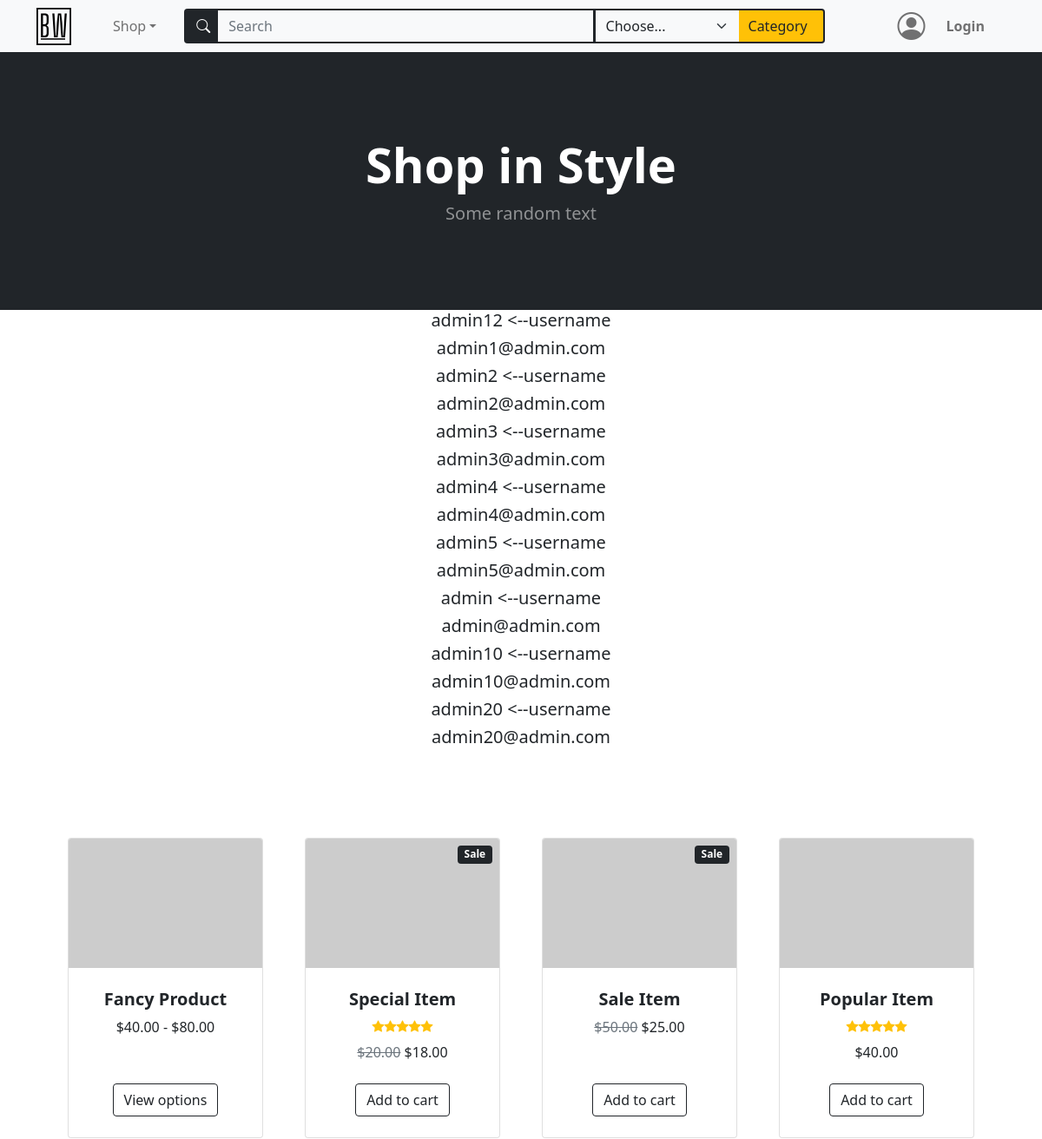
Page /home (upper part) on the earlier database version.
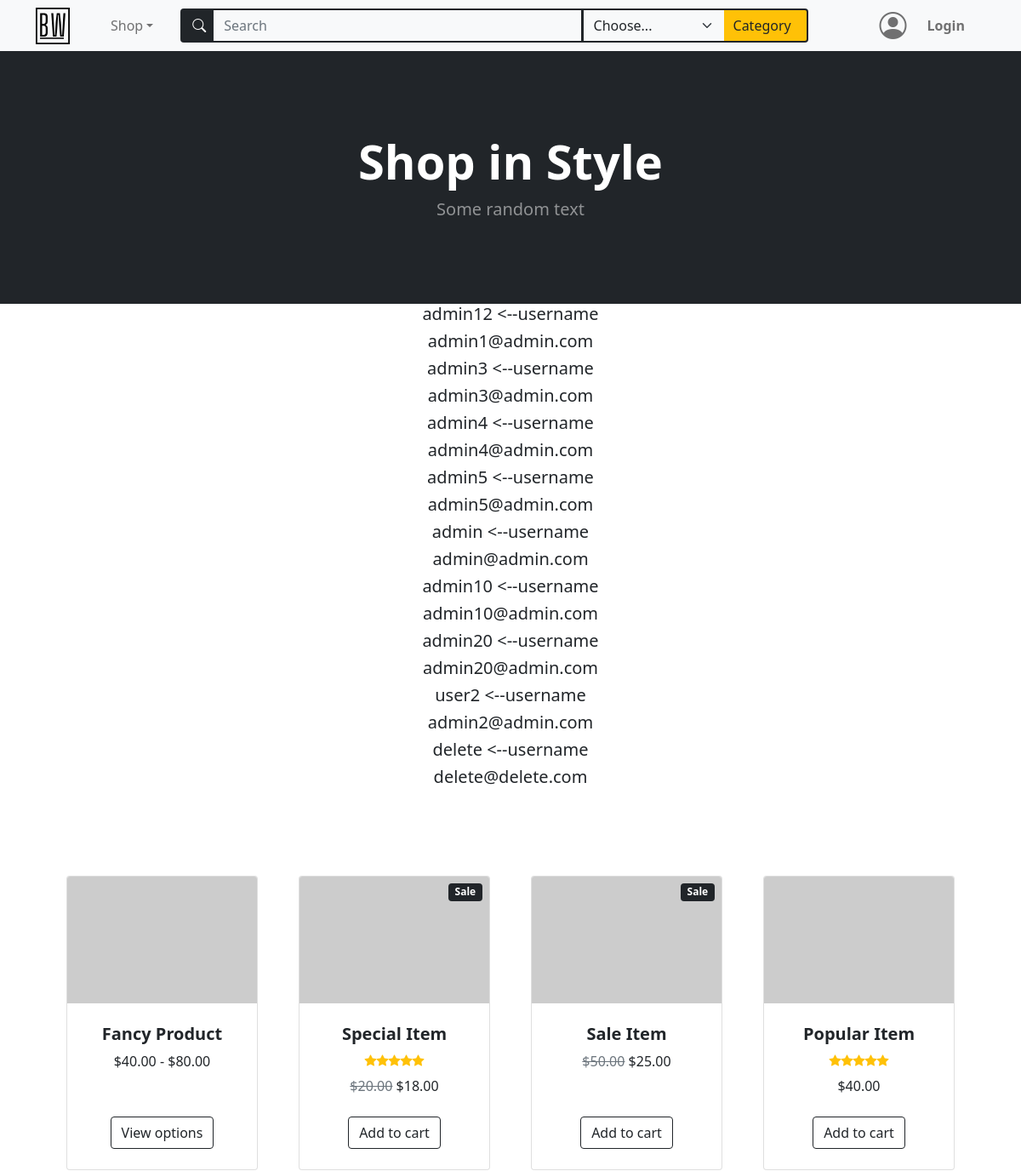
Same page on the later database version.
### models.py (models this page shows)
class BaseModel(db_wrapper.Model):
    class Meta:
        database = db

class User(BaseModel, UserMixin):
    first_name = CharField(index=True, max_length=30, null=True)
    last_name = CharField(max_length=120, null=True)
    address = CharField(max_length=200, null=True)
    city = CharField(max_length=50, null=True)
    country = CharField(max_length=50, null=True)
    cc_number = IntegerField(unique=True, null=True)
    username = CharField(index=True, max_length=30, unique=True)
    email = CharField(index=True, max_length=50, unique=True)
    password = CharField(max_length=20)

### routes.py (the view)
@app.route("/", methods=["GET", "POST"])
@app.route("/home", methods=["GET", "POST"])
def home():
    users = User.select()
    products = Product.select().order_by(Product.id.desc())
    login_form = LoginForm()
    register_form = RegistrationForm()
    search_form = SearchForm()
    return render_template(
        "index.html",
        title="Home",
        users=users,
        products=products,
        login_form=login_form,
        register_form=register_form,
        search_form=search_form,
    )

### forms.py (shortened to what this page needs)
class LoginForm(FlaskForm):
    email = StringField(
        "Email", validators=[InputRequired(), Length(min=5, max=50), Email()]
    )
    password = PasswordField("Your Password", validators=[InputRequired()])
    login = SubmitField("Login!")

class RegistrationForm(FlaskForm):
    username = StringField(
        "Username",
        validators=[InputRequired(), Length(min=5, max=30)],
    )
    email = StringField(
        "Email", validators=[InputRequired(), Length(min=5, max=50), Email()]
    )
    password = PasswordField(
        "Set Password",
        validators=[
            InputRequired(),
            EqualTo(
                "password_confirm", message="Password must be identical in both inputs"
            ),
            Length(min=5, max=20),
        ],
    )
    password_confirm = PasswordField("Confirm Password")
    submit = SubmitField("Sign Up")

### templates/index.html (shortened to what this page needs)
{% extends "base.html" %} {% block content %} {% for user in users %}
<div class="text-center">
  <h5>{{user.username}} <span><--username</span></h5>
  <h5>{{user.email}}</h5>
</div>
{% endfor %}
<section class="py-5">
  <div class="container px-4 px-lg-5 mt-5">
    <div
      class="
        row
        gx-4 gx-lg-5
        row-cols-2 row-cols-md-3 row-cols-xl-4
        justify-content-center
      "
    >
      <div class="col mb-5">
        <div class="card h-100">
          <img
            class="card-img-top"
            src="https://dummyimage.com/450x300/dee2e6/6c757d.jpg"
            alt="..."
          />
          <div class="card-body p-4">
            <div class="text-center">
              <h5 class="fw-bolder">Fancy Product</h5>
              $40.00 - $80.00
            </div>
          </div>
          <div class="card-footer p-4 pt-0 border-top-0 bg-transparent">
            <div class="text-center">
              <a class="btn btn-outline-dark mt-auto" href="#">View options</a>
            </div>
          </div>
        </div>
      </div>
      <div class="col mb-5">
        <div class="card h-100">
          <div
            class="badge bg-dark text-white position-absolute"
            style="top: 0.5rem; right: 0.5rem"
          >
            Sale
          </div>
          <img
            class="card-img-top"
            src="https://dummyimage.com/450x300/dee2e6/6c757d.jpg"
            alt="..."
          />
          <div class="card-body p-4">
            <div class="text-center">
              <h5 class="fw-bolder">Special Item</h5>
              <div
                class="d-flex justify-content-center small text-warning mb-2"
              >
                <div class="bi-star-fill"></div>
                <div class="bi-star-fill"></div>
                <div class="bi-star-fill"></div>
                <div class="bi-star-fill"></div>
                <div class="bi-star-fill"></div>
              </div>
              <span class="text-muted text-decoration-line-through"
                >$20.00</span
              >
              $18.00
            </div>
          </div>
          <div class="card-footer p-4 pt-0 border-top-0 bg-transparent">
            <div class="text-center">
              <a class="btn btn-outline-dark mt-auto" href="#">Add to cart</a>
            </div>
          </div>
        </div>
      </div>
      <div class="col mb-5">
        <div class="card h-100">
          <div
            class="badge bg-dark text-white position-absolute"
            style="top: 0.5rem; right: 0.5rem"
          >
            Sale
          </div>
          <img
            class="card-img-top"
            src="https://dummyimage.com/450x300/dee2e6/6c757d.jpg"
            alt="..."
          />
          <div class="card-body p-4">
            <div class="text-center">
              <h5 class="fw-bolder">Sale Item</h5>
              <span class="text-muted text-decoration-line-through"
                >$50.00</span
              >
              $25.00
            </div>
          </div>
          <div class="card-footer p-4 pt-0 border-top-0 bg-transparent">
            <div class="text-center">
              <a class="btn btn-outline-dark mt-auto" href="#">Add to cart</a>
            </div>
          </div>
        </div>
      </div>
      <div class="col mb-5">
        <div class="card h-100">
          <img
            class="card-img-top"
            src="https://dummyimage.com/450x300/dee2e6/6c757d.jpg"
            alt="..."
          />
          <div class="card-body p-4">
            <div class="text-center">
              <h5 class="fw-bolder">Popular Item</h5>
              <div
                class="d-flex justify-content-center small text-warning mb-2"
              >
                <div class="bi-star-fill"></div>
                <div class="bi-star-fill"></div>
                <div class="bi-star-fill"></div>
                <div class="bi-star-fill"></div>
                <div class="bi-star-fill"></div>
              </div>
              $40.00
            </div>
          </div>
          <div class="card-footer p-4 pt-0 border-top-0 bg-transparent">
            <div class="text-center">
              <a class="btn btn-outline-dark mt-auto" href="#">Add to cart</a>
            </div>
          </div>
        </div>
      </div>
    </div>
  </div>
</section>
{% endblock content %}

### templates/base.html (shortened to what this page needs)
<!DOCTYPE html>
<html lang="en">
  <head>
    <link
      href="https://cdn.jsdelivr.net/npm/bootstrap@5.0.2/dist/css/bootstrap.min.css"
      rel="stylesheet"
    />
    <link
      href="{{url_for('static', filename='styles.css')}}"
      rel="stylesheet"
    />
    <link
      href="https://cdn.jsdelivr.net/npm/bootstrap-icons@1.5.0/font/bootstrap-icons.css"
      rel="stylesheet"
    />
  </head>
  <body>
    {% include "navbar.html" %}
    {% block header%}
    <header class="bg-dark py-5">
      <div class="container px-4 px-lg-5 my-5">
        <div class="text-center text-white">
          {% if banner_info %}
          <h1 class="display-4 fw-bolder font">{{ banner_info }}</h1>
          {% else %}
          <h1 class="display-4 fw-bolder font">Shop in Style</h1>
          {% endif %}
          <p class="lead fw-normal text-white-50 mb-0">Some random text</p>
        </div>
      </div>
    </header>
    {% endblock header %}
     {% block content%} {% endblock content %}
  </body>
</html>

### templates/navbar.html (shortened to what this page needs)
<nav
  class="navbar navbar-expand-md navbar-light bg-light sticky-top"
  style="height: 60px"
>
  <div class="container">
    <a class="navbar-brand" href="{{url_for('home') }}"
      ><img
        src="{{url_for('static', filename='assets/brand.svg')}}"
        alt=""
        width="40"
        class="d-inline-block align-text-top"
    /></a>
    <div class="collapse navbar-collapse" id="navbarSupportedContent">
      <ul class="container navbar-nav me-auto mb-2 mb-lg-0 ms-lg-4">
        <li class="nav-item dropdown">
          <a
            class="nav-link dropdown-toggle"
            id="navbarDropdown"
            href="#"
            role="button"
            data-bs-toggle="dropdown"
            aria-expanded="false"
            >Shop</a
          >
        </li>
        {% include "searchbar.html" %}
      </ul>
      <ul class="navbar-nav mb-2 mb-lg-0 ms-lg-4 mx-2">
        {% if current_user.is_authenticated %}
        <li class="nav-item dropdown">
          <i
            class="bi bi-person-circle mx-3"
            id="navbarDropdown"
            role="button"
            data-bs-toggle="dropdown"
            aria-expanded="false"
            style="font-size: 2rem"
          ></i>
          <ul class="dropdown-menu" aria-labelledby="navbarDropdown">
            <li>
              <a class="dropdown-item" href="{{ url_for('account') }}"
                >Edit Account</a
              >
            </li>
            <li><hr class="dropdown-divider" /></li>
            <li><a class="dropdown-item" href="#!">Popular Items</a></li>
            <li>
              <a class="dropdown-item" href="{{url_for('logout')}}">Logout</a>
            </li>
          </ul>
        </li>
        <form class="d-flex">
          <i class="bi bi-basket-fill" style="font-size: 2rem"></i>
        </form>
        {% else %}
        <li
          class="nav-link fw-bolder d-flex align-items-center login-btn"
          data-bs-toggle="modal"
          href="#loginModalToggle"
          role="button"
        >
          <i
            class="bi bi-person-circle mx-3 login-icon"
            style="font-size: 2rem"
          ></i>
          <a class="nav-link" role="button">Login</a>
        </li>
        {% endif %}
      </ul>
    </div>
  </div>
</nav>

### templates/searchbar.html (shortened to what this page needs)
<form action="{{url_for('search')}}" method="POST" class="container ms-4">
  <div class="input-group row">
    <span
      class="
        input-group-text
        bg-dark
        col-1
        border border-2 border-dark border-end-0
      "
      style="max-width: 40px"
    >
      <i class="bi bi-search" style="color: white"></i
    ></span>
    {{search_form.search(class="position-relative form-control col-8 rounded-0
    btn-dark bg-light text-dark border-2 border-start-0",
    placeholder="Search")}}
    <select
      class="
        form-select
        btn-dark
        bg-light
        text-dark
        border-dark border border-2 border-end-0
      "
      id="inputGroupSelect01"
      style="max-width: 167px"
    >
      <option selected>Choose...</option>
    </select>
    <label
      class="
        input-group-text
        col-2
        bg-warning
        text-dark
        border-dark border border-2 border-start-0
      "
      style="max-width: 100px"
      for="inputGroupSelect01"
      >Category</label
    >
  </div>
</form>

### static/styles.css (style rules this page uses)
.login-icon.bi.bi-person-circle { transition: 0.4s transform ease-in; }

Differences in the rows shown:
removed User: username "admin2", email "admin2@admin.com"
added User: username "user2", email "admin2@admin.com"
added User: username "delete", email "delete@delete.com"
